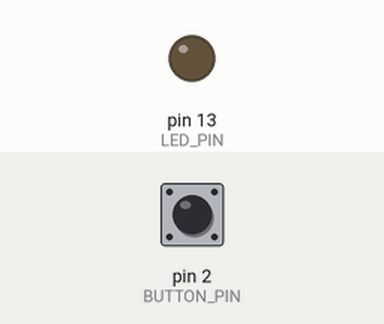
Recording of a sketch running on a simulated Arduino Uno, built with avr-gcc and run on an emulated ATmega328P. Shown: output pins drawn as LEDs (lit = HIGH). Dashed ring = blinking. Inputs (shaded band) come from the test bench; at power-on: pin 2 (BUTTON_PIN) HIGH.

Above: at 1.2 s.
1.3 s: pin 2 (BUTTON_PIN) pulled LOW for 0.15 s
At 1.75 s:
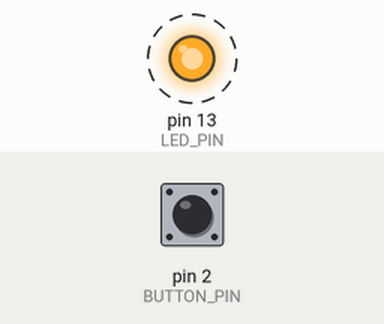
4.3 s: pin 2 (BUTTON_PIN) pulled LOW for 1 s
At 5.9 s:
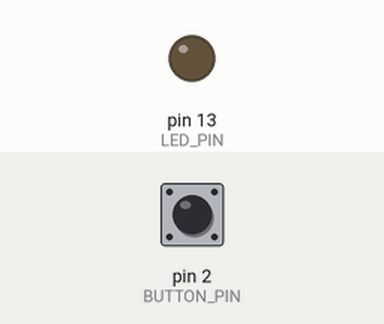
7.3 s: pin 2 (BUTTON_PIN) pulled LOW for 3.2 s
At 10.8 s:
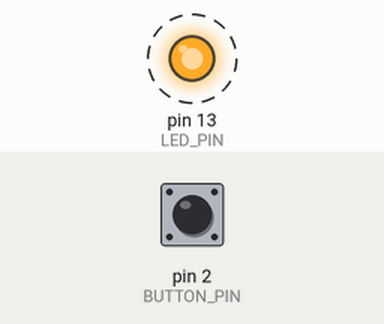
Timing chart, 0 to 19.2 s (numbered marks = the images above; inputs shaded):
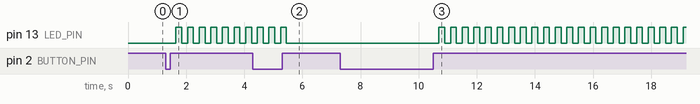

The sketch:

LED.ino
```cpp
/*
Project Title : LED Blinking Control Using Button
Platform      : Arduino IDE

Project Description:
This program controls an LED using a button.
Each time the button is pressed, the LED blinking state changes between ON and OFF.

- When blinking is ON -> LED blinks continuously
- When blinking is OFF -> LED remains OFF

 Hardware Connections:
- LED connected to digital pin 13
- Push button connected to digital pin 2
- Button uses internal pull-up resistor
  (one side of button -> pin 2, other side → GND)

 Core Concepts Used:
1. Digital Input and Output
2. INPUT_PULLUP mode
3. Button state tracking
4. Toggle logic using boolean variable
5. Debouncing using delay()
6. LED blinking using delay()

 Button Logic (INPUT_PULLUP):
- Button NOT pressed -> HIGH
- Button pressed    -> LOW

This means the logic is inverted compared to normal INPUT mode.

 Debounce Delay:
Mechanical buttons generate multiple signals when pressed.
A delay of 200 ms ensures only one press is registered.

*/

// Code for blinking an led using Arduino IDE:

// Pin Constants
const int BUTTON_PIN = 2;
const int LED_PIN    = 13;

// Variables
int buttonState;
int lastButtonState = HIGH ;
bool isBlinking = false;

void setup() {
  pinMode(BUTTON_PIN, INPUT_PULLUP);
  pinMode(LED_PIN, OUTPUT);
}

void loop() {
  // Read input pin
  buttonState = digitalRead(BUTTON_PIN);

  // Check if the button is pressed
  if (buttonState == HIGH && lastButtonState == LOW) {
    isBlinking = !isBlinking;
    delay(200); // Debounce Delay
  }

  lastButtonState = buttonState;

  // Blinking Logic
  if (isBlinking) {
    digitalWrite(LED_PIN, HIGH);
    delay(200);
    digitalWrite(LED_PIN, LOW);
    delay(200);
  } else {
    digitalWrite(LED_PIN, LOW);
  }
}
```

Measured:
- after the input at 1.3 s, pin 13 (LED_PIN): alternates HIGH for 0.20 s and LOW for 0.20 s, starting after 0.35 s
- after the input at 4.3 s, pin 13 (LED_PIN): goes on until 5.5 s, then stays LOW
- after the input at 7.3 s, pin 13 (LED_PIN): alternates HIGH for 0.20 s and LOW for 0.20 s, starting after 3.4 s
